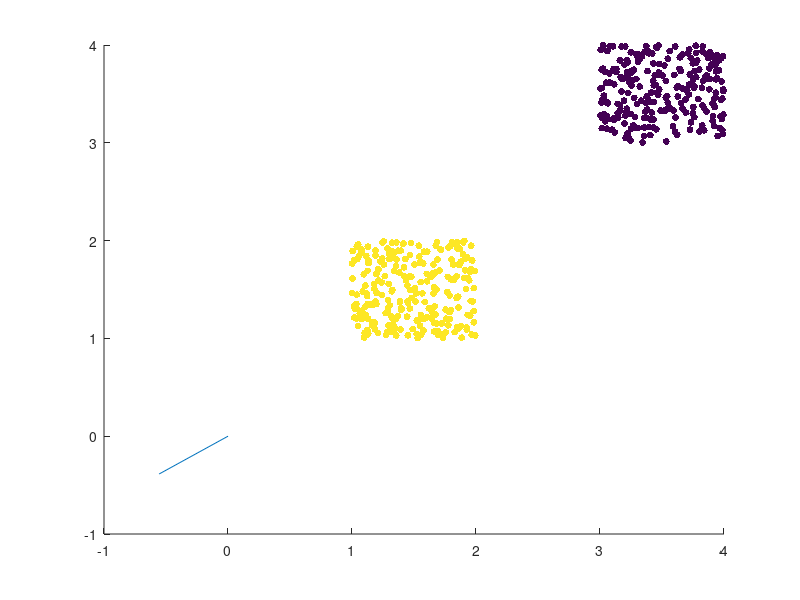

This chart was generated by the following MATLAB code:
close all;clear all;
N = 500;

x = [rand(N/2,2) + 1;
     rand(N/2,2) + 3];
 
y = [ -1*ones(N/2,1);
      ones(N/2,1)
    ]

cores = [1 0 0
         0 1 0
         0 0 1] 


scatter(x(:,1),x(:,2),25,cores(y+2),'filled');hold on;

W = [x ones(N,1)]\y

yh = sign([x ones(N,1)] * W);
yh = yh*2 -1;
acc = sum(yh == y)/N;

pts = [
        [0 [0 4 1] * W] 
        [[4 0 1] * W 4]
      ];

  
  
plot(pts(:,1),pts(1,:))

